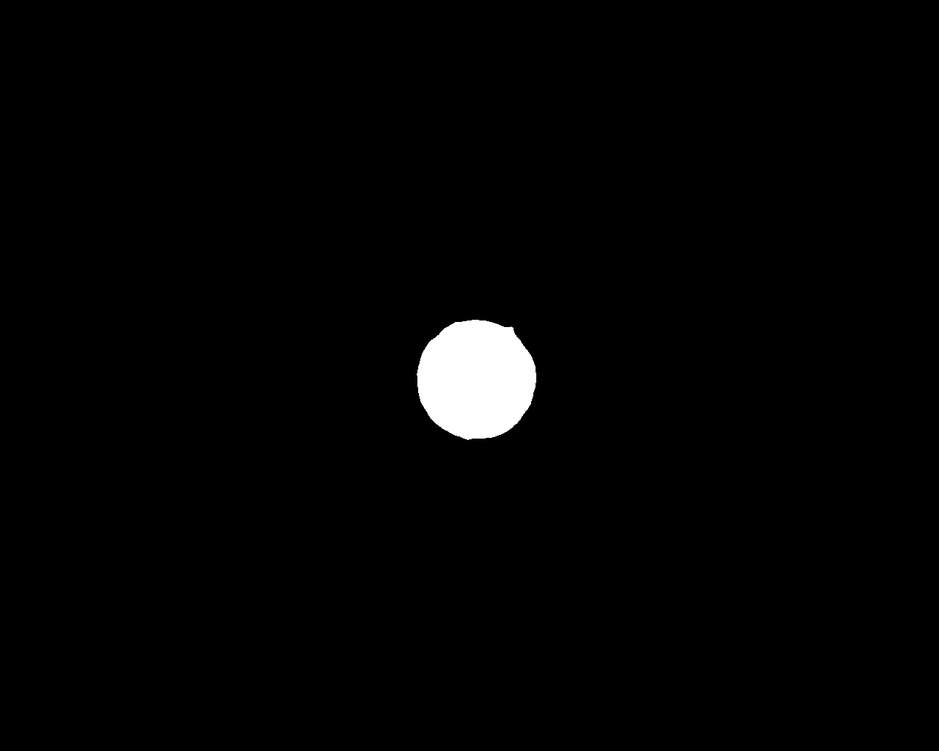
#> input picture src/my_package/src/old/1.png, 939 x 751 px, shrunk from 1280 x 1024 before the run
$ python HOUGH.py
#> lines starting #> are read from the running program, lines starting #| are printed output that depends on the picture; after the words box and inside, x2 and y2 are one past the last pixel; in counts of white or black regions, pixels touching at a corner belong together
import cv2
import numpy as np

# 读取图片
image = cv2.imread('1.png')
#> image is the input picture: shape (751, 939, 3); min 0, max 255, mean 4
if image is None:
    print("无法读取图片，请检查文件路径")
    exit()

# 转换为灰度图像
gray = cv2.cvtColor(image, cv2.COLOR_BGR2GRAY)

# 使用高斯模糊来减少噪声
gray_blurred = cv2.GaussianBlur(gray, (9, 9), 2)

# 检测霍夫圆
circles = cv2.HoughCircles(
    gray_blurred,
    cv2.HOUGH_GRADIENT,
    dp=1,
    minDist=30,
    param1=50,
    param2=30,
    minRadius=10,
    maxRadius=0
)
#> circles = [[474.5, 379.5, 59.6]]

# 如果检测到圆
if circles is not None:
    circles = np.uint16(np.around(circles))
#> circles = [[474, 380, 60]]
    for i in circles[0, :]:
        # 绘制外圆
        cv2.circle(image, (i[0], i[1]), i[2], (0, 255, 0), 2)
        # 绘制圆心
        cv2.circle(image, (i[0], i[1]), 2, (0, 0, 255), 3)
#> this loop made 1 pass
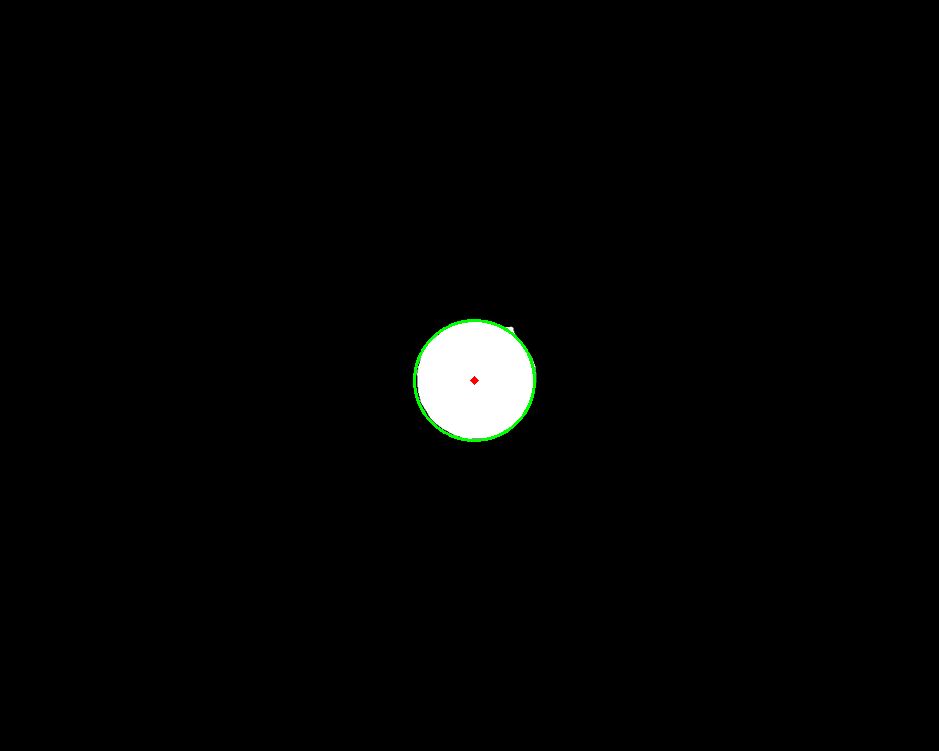
#> image: shape (751, 939, 3); 0.17% of pixels changed, all inside (x1, y1, x2, y2) = (413, 319, 536, 442)

# 显示结果
cv2.imshow("Detected Circles", image)
cv2.waitKey(0)
cv2.destroyAllWindows()

$ run again, with src/my_package/src/old/2.png copied over src/my_package/src/old/1.png
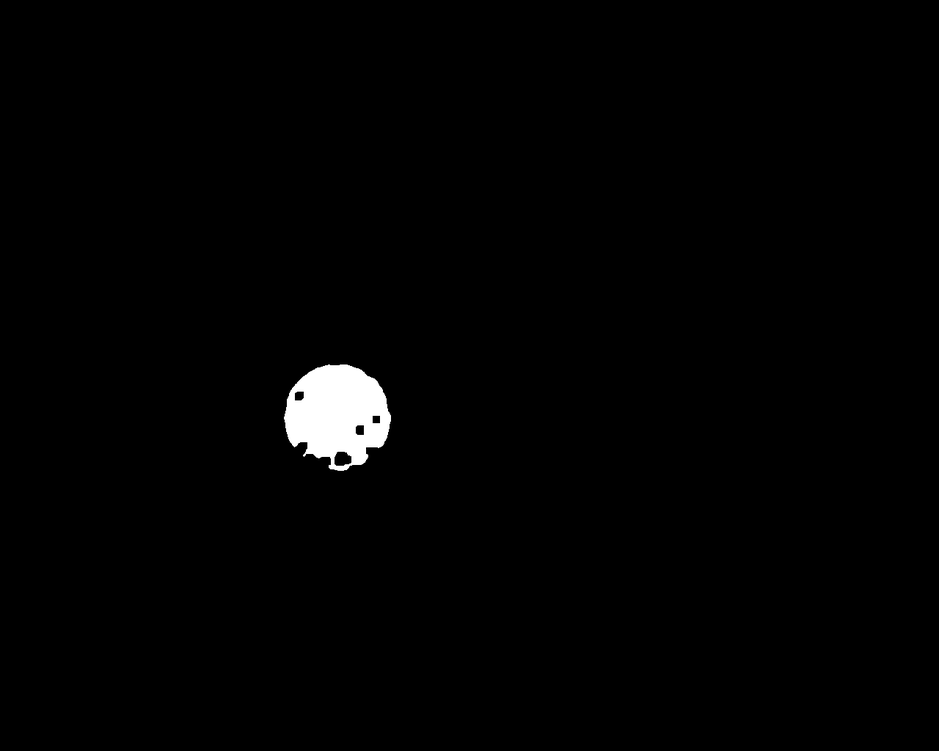
#> input picture src/my_package/src/old/2.png, 939 x 751 px, shrunk from 1280 x 1024 before the run
#> image is the input picture: shape (751, 939, 3); min 0, max 255, mean 2.9
#> `circles = cv2.HoughCircles( gray_blurred, cv2.HOUGH_GRADIENT, dp=1, mi..`: circles = [[337.5, 416.5, 53.3]]
#> `circles = np.uint16(np.around(circles))`: circles = [[338, 416, 53]]
#> the loop `for i in circles[0, :]:` made 1 pass
#> after the loop `for i in circles[0, :]:`:
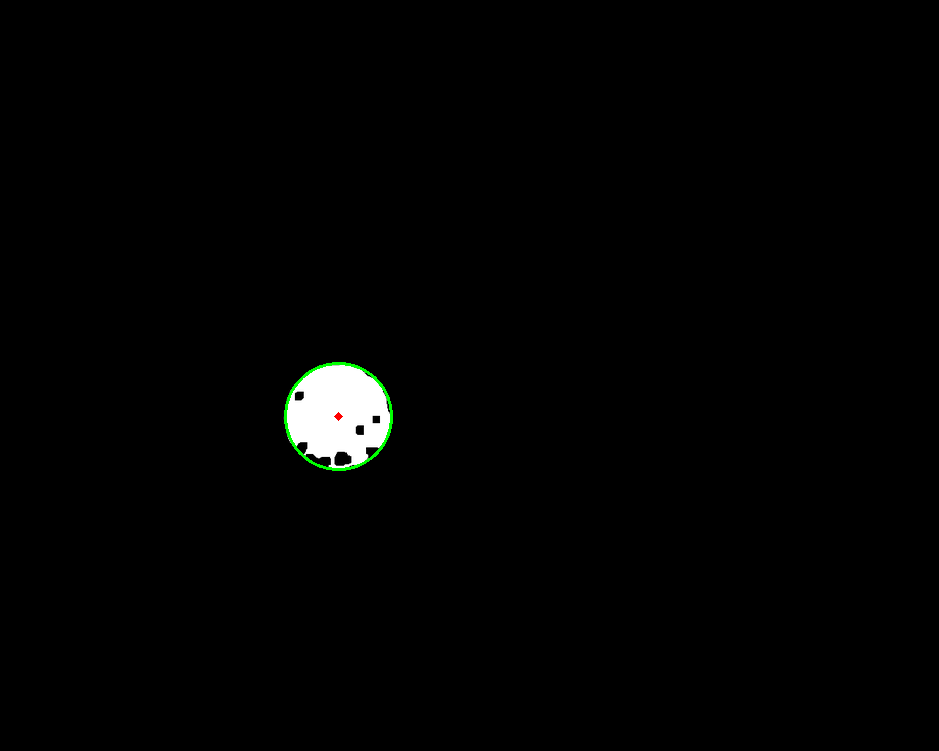
#> image: shape (751, 939, 3); 0.15% of pixels changed, all inside (x1, y1, x2, y2) = (284, 362, 393, 471)
